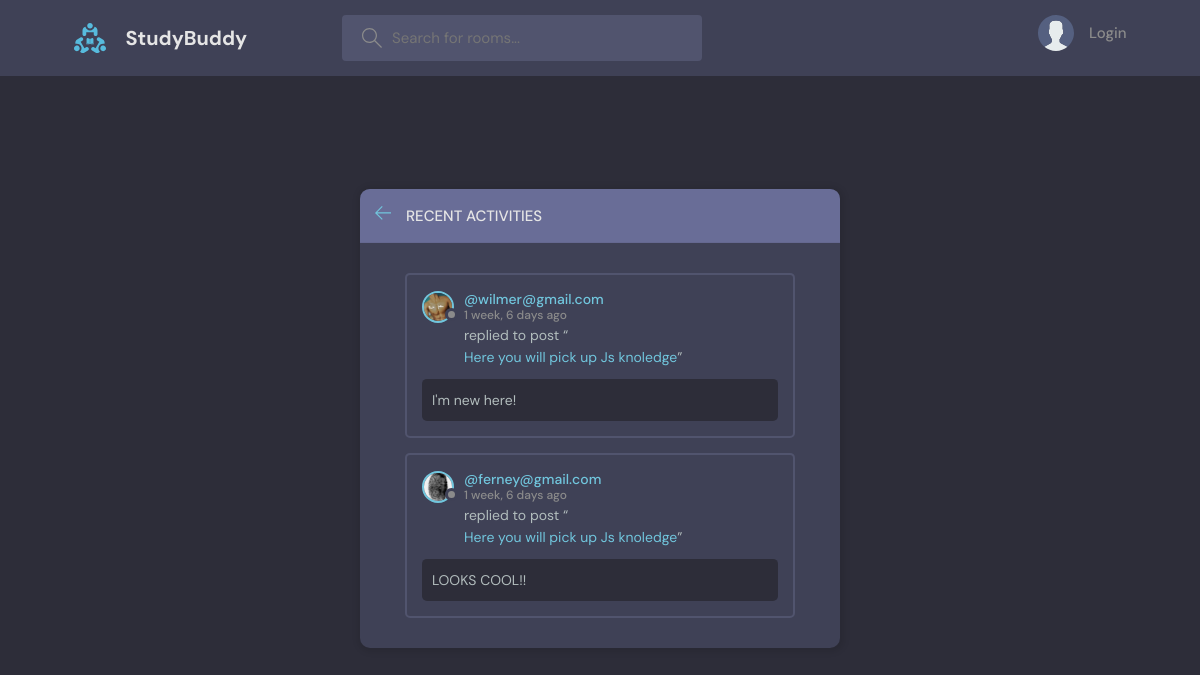
The page /activity/ on the database its author committed.
### base/models.py (models this page shows, shortened)
class Message(models.Model):
    user = models.ForeignKey(User, on_delete=models.CASCADE)
    room = models.ForeignKey(Room, on_delete=models.CASCADE)
    body = models.TextField(null=False, blank=False)
    created = models.DateTimeField(auto_now_add=True)
    updated = models.DateTimeField(auto_now=True)
    class Meta:
        ordering = ['-updated', '-created']

class User(AbstractUser):
    name = models.CharField(max_length=200, null=True)
    email = models.EmailField(unique=True, null=True)
    bio = models.TextField(null = True)
    avatar = models.ImageField(null=True, default="avatar.svg")
    USERNAME_FIELD = 'email'
    REQUIRED_FIELDS = []

class Room(models.Model):
    host = models.ForeignKey(User, on_delete=models.SET_NULL, null=True)
    topic = models.ForeignKey(Topic, on_delete=models.SET_NULL, null=True)
    name = models.CharField(max_length=200)
    description = models.TextField(null=True, blank=True)
    participants =  models.ManyToManyField(User, related_name= 'participants', blank=True)
    created = models.DateTimeField(auto_now_add=True)
    updated = models.DateTimeField(auto_now=True)
    class Meta:
        ordering = ['-updated', '-created']
    def __str__(self):
        return self.name

### base/views.py (the view)
# urls.py: path('activity/', views.activityPage, name="activity"),
def activityPage(request):
    room_messages = Message.objects.all()
    return render(request, 'base/activity.html', {'room_messages':room_messages})

### base/templates/base/activity.html (shortened to what this page needs)
{% extends 'main.html' %}
{% block content %}
<main class="layout">
  <div class="container">
    <div class="layout__box">
      <div class="layout__boxHeader">
        <div class="layout__boxTitle">
          <a href="{% url 'home' %}">
            <svg version="1.1" xmlns="http://www.w3.org/2000/svg" width="32" height="32" viewBox="0 0 32 32">
              <title>arrow-left</title>
              <path
                d="M13.723 2.286l-13.723 13.714 13.719 13.714 1.616-1.611-10.96-10.96h27.625v-2.286h-27.625l10.965-10.965-1.616-1.607z">
              </path>
              </path>
            </svg>
          </a>
          <h3>Recent Activities</h3>
        </div>
      </div>
      <div class="activities-page layout__body">
        {% for message in room_messages %}
        <div class="activities__box">
          <div class="activities__boxHeader roomListRoom__header">
            <a href="{% url 'user-profile' message.user.id %}" class="roomListRoom__author">
              <div class="avatar avatar--small">
                <img src="{{message.user.avatar.url}}" />
              </div>
              <p>
                @{{message.user}}
                <span>{{message.created|timesince}} ago</span>
              </p>
            </a>
          </div>
          <div class="activities__boxContent">
            <p>replied to post “<a href="{% url 'room' message.room.id %}">{{message.room}}</a>”</p>
            <div class="activities__boxRoomContent">
              {{message.body}}
            </div>
          </div>
        </div>
        {% endfor %}
      </div>
    </div>
  </div>
</main>
{% endblock content %}

### static/styles/style.css (style rules this page uses)
:root { --color-main: #71c6dd; --color-main-light: #e1f6fb; --color-dark: #3f4156; --color-dark-medium: #51546e; --color-dark-light: #696d97; --color-light: #e5e5e5; --color-gray: #8b8b8b; --color-light-gray: #b2bdbd; --color-bg: #2d2d39; --color-success: #5dd693; --color-error: #fc4b0b; }
* { font-family: "DM Sans", -apple-system, BlinkMacSystemFont, "Segoe UI", Roboto, Oxygen, Ubuntu, Cantarell, "Open Sans", "Helvetica Neue", sans-serif; margin: 0; padding: 0; box-sizing: border-box; text-rendering: optimizeLegibility; font-size: inherit; }
html { font-size: 56.25%; }
@media only screen and (min-width: 1200px) { html { font-size: 62.5%; } }
body { line-height: 1.6; font-weight: 400; font-size: 1.5rem; color: var(--color-light-gray); background-color: var(--color-bg); min-height: 100vh; }
img { width: 100%; }
a { display: inline-block; color: var(--color-main); text-decoration: none; }
.container { max-width: 120rem; width: 90%; margin: auto; }
.avatar { position: relative; display: inline-block; border-radius: 50%; border: 2px solid var(--color-main); }
.avatar img { display: block; border-radius: 50%; object-fit: cover; object-position: center; }
.avatar::after { content: ""; display: block; position: absolute; background-color: var(--color-gray); z-index: 111; border-radius: 50%; border: 0.3rem solid var(--color-dark); }
.avatar.avatar--small img { width: 2.8rem; height: 2.8rem; }
.avatar.avatar--small:after { width: 0.7rem; height: 0.7rem; bottom: 0px; right: -6px; }
.layout { margin-top: 2.4rem; }
.layout > .container { display: flex; justify-content: space-between; align-items: flex-start; }
.layout__box { width: 90%; max-width: 48rem; min-height: 40rem; position: absolute; top: 50%; left: 50%; transform: translate(-50%, -46%); background-color: var(--color-dark); border-radius: 1rem; box-shadow: 1px 1px 6px 3px rgba(0, 0, 0, 0.1); overflow: hidden; }
.layout__boxHeader { display: flex; padding: 1.5rem; background-color: var(--color-dark-light); }
.layout__boxTitle { display: flex; gap: 1.5rem; align-items: center; }
.layout__boxTitle h3 { text-transform: uppercase; font-weight: 500; color: var(--color-light); }
.layout__boxTitle svg { width: 1.6rem; height: 1.6rem; fill: var(--color-main); }
.layout__body { margin: 3rem; }
.roomListRoom__header { display: flex; justify-content: space-between; align-items: center; }
.roomListRoom__author { font-weight: 500; display: flex; align-items: center; gap: 1rem; }
.activities__box { margin: 1.5rem; padding: 1.5rem; border: 2px solid var(--color-dark-medium); border-radius: 5px; }
.activities__boxHeader p { font-size: 1.4rem; line-height: 1.3; }
.activities__boxHeader p span { color: var(--color-gray); font-size: 1.2rem; display: block; }
.activities__boxContent { margin-left: 4.2rem; }
.activities__boxContent { font-size: 1.4rem; }
.activities__boxRoomContent { background: var(--color-bg); padding: 1rem; border-radius: 5px; margin-top: 1rem; margin-left: -4.2rem; }

### rows shown on the page
Message: user.avatar (picture), user "wilmer@gmail.com", created "1 week, 6 days", room "Here you will pick up Js knoledge", body "I'm new here!"
Message: user.avatar (picture), user "ferney@gmail.com", created "1 week, 6 days", room "Here you will pick up Js knoledge", body "LOOKS COOL!!"
